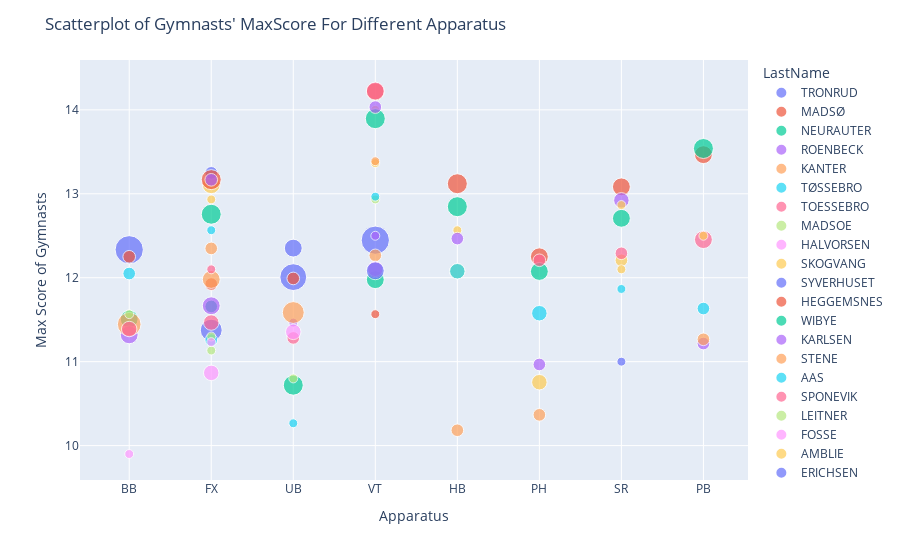

The notebook cell saved with this chart:
### Code cell
import plotly
from plotly import express as px
import plotly.io as pio

fig = px.scatter(country_df,
            x = "Apparatus", 
            y = "PredictedScore", 
            color="LastName",
            size='CompetitionsCount', hover_data=['PredictedScore'])


fig.update_layout(
    title=f"Scatterplot of Gymnasts' MaxScore For Different Apparatus", #The colorbar and overall plot have professional titles.
    yaxis_title="Max Score of Gymnasts",
    )


fig.show()

### Figure 1 — Plotly figure (JSON) as saved in the notebook; plotly's stock layout.template omitted (floating-point values rounded to 4 significant figures)
{"data": [{"hovertemplate": "LastName=TRONRUD<br>Apparatus=%{x}<br>PredictedScore=%{y}<br>CompetitionsCount=%{marker.size}<extra></extra>", "legendgroup": "TRONRUD", "marker": {"color": "#636efa", "size": [10, 6, 9, 10], "sizemode": "area", "sizeref": 0.025, "symbol": "circle"}, "mode": "markers", "name": "TRONRUD", "orientation": "v", "showlegend": true, "type": "scatter", "x": ["BB", "FX", "UB", "VT"], "xaxis": "x", "y": [12.33, 11.38, 12.01, 12.45], "yaxis": "y"}, {"hovertemplate": "LastName=MADSØ<br>Apparatus=%{x}<br>PredictedScore=%{y}<br>CompetitionsCount=%{marker.size}<extra></extra>", "legendgroup": "MADSØ", "marker": {"color": "#EF553B", "size": [2, 2, 2], "sizemode": "area", "sizeref": 0.025, "symbol": "circle"}, "mode": "markers", "name": "MADSØ", "orientation": "v", "showlegend": true, "type": "scatter", "x": ["BB", "FX", "UB"], "xaxis": "x", "y": [12.25, 11.93, 11.99], "yaxis": "y"}, {"hovertemplate": "LastName=NEURAUTER<br>Apparatus=%{x}<br>PredictedScore=%{y}<br>CompetitionsCount=%{marker.size}<extra></extra>", "legendgroup": "NEURAUTER", "marker": {"color": "#00cc96", "size": [4, 2, 5, 4], "sizemode": "area", "sizeref": 0.025, "symbol": "circle"}, "mode": "markers", "name": "NEURAUTER", "orientation": "v", "showlegend": true, "type": "scatter", "x": ["BB", "FX", "UB", "VT"], "xaxis": "x", "y": [11.51, 11.66, 10.72, 11.98], "yaxis": "y"}, {"hovertemplate": "LastName=ROENBECK<br>Apparatus=%{x}<br>PredictedScore=%{y}<br>CompetitionsCount=%{marker.size}<extra></extra>", "legendgroup": "ROENBECK", "marker": {"color": "#ab63fa", "size": [4, 4, 1, 1], "sizemode": "area", "sizeref": 0.025, "symbol": "circle"}, "mode": "markers", "name": "ROENBECK", "orientation": "v", "showlegend": true, "type": "scatter", "x": ["BB", "FX", "UB", "VT"], "xaxis": "x", "y": [11.32, 11.67, 11.47, 12.5], "yaxis": "y"}, {"hovertemplate": "LastName=KANTER<br>Apparatus=%{x}<br>PredictedScore=%{y}<br>CompetitionsCount=%{marker.size}<extra></extra>", "legendgroup": "KANTER", "marker": {"color": "#FFA15A", "size": [7, 4, 6, 2], "sizemode": "area", "sizeref": 0.025, "symbol": "circle"}, "mode": "markers", "name": "KANTER", "orientation": "v", "showlegend": true, "type": "scatter", "x": ["BB", "FX", "UB", "VT"], "xaxis": "x", "y": [11.45, 11.98, 11.59, 12.27], "yaxis": "y"}, {"hovertemplate": "LastName=TØSSEBRO<br>Apparatus=%{x}<br>PredictedScore=%{y}<br>CompetitionsCount=%{marker.size}<extra></extra>", "legendgroup": "TØSSEBRO", "marker": {"color": "#19d3f3", "size": [2, 2, 1], "sizemode": "area", "sizeref": 0.025, "symbol": "circle"}, "mode": "markers", "name": "TØSSEBRO", "orientation": "v", "showlegend": true, "type": "scatter", "x": ["BB", "FX", "UB"], "xaxis": "x", "y": [12.05, 11.26, 10.27], "yaxis": "y"}, {"hovertemplate": "LastName=TOESSEBRO<br>Apparatus=%{x}<br>PredictedScore=%{y}<br>CompetitionsCount=%{marker.size}<extra></extra>", "legendgroup": "TOESSEBRO", "marker": {"color": "#FF6692", "size": [3, 3, 2, 3], "sizemode": "area", "sizeref": 0.025, "symbol": "circle"}, "mode": "markers", "name": "TOESSEBRO", "orientation": "v", "showlegend": true, "type": "scatter", "x": ["BB", "FX", "UB", "VT"], "xaxis": "x", "y": [11.39, 11.47, 11.28, 12.09], "yaxis": "y"}, {"hovertemplate": "LastName=MADSOE<br>Apparatus=%{x}<br>PredictedScore=%{y}<br>CompetitionsCount=%{marker.size}<extra></extra>", "legendgroup": "MADSOE", "marker": {"color": "#B6E880", "size": [1, 1, 1, 1], "sizemode": "area", "sizeref": 0.025, "symbol": "circle"}, "mode": "markers", "name": "MADSOE", "orientation": "v", "showlegend": true, "type": "scatter", "x": ["BB", "FX", "UB", "VT"], "xaxis": "x", "y": [11.57, 11.13, 10.8, 12.93], "yaxis": "y"}, {"hovertemplate": "LastName=HALVORSEN<br>Apparatus=%{x}<br>PredictedScore=%{y}<br>CompetitionsCount=%{marker.size}<extra></extra>", "legendgroup": "HALVORSEN", "marker": {"color": "#FF97FF", "size": [1, 3, 3, 3], "sizemode": "area", "sizeref": 0.025, "symbol": "circle"}, "mode": "markers", "name": "HALVORSEN", "orientation": "v", "showlegend": true, "type": "scatter", "x": ["BB", "FX", "UB", "VT"], "xaxis": "x", "y": [9.9, 10.87, 11.36, 12.11], "yaxis": "y"}, {"hovertemplate": "LastName=SKOGVANG<br>Apparatus=%{x}<br>PredictedScore=%{y}<br>CompetitionsCount=%{marker.size}<extra></extra>", "legendgroup": "SKOGVANG", "marker": {"color": "#FECB52", "size": [4, 1, 3, 1, 3, 2, 1, 1, 1], "sizemode": "area", "sizeref": 0.025, "symbol": "circle"}, "mode": "markers", "name": "SKOGVANG", "orientation": "v", "showlegend": true, "type": "scatter", "x": ["FX", "FX", "HB", "HB", "PH", "SR", "SR", "VT", "VT"], "xaxis": "x", "y": [13.11, 12.93, 12.08, 12.57, 10.76, 12.21, 12.1, 14, 13.37], "yaxis": "y"}, {"hovertemplate": "LastName=SYVERHUSET<br>Apparatus=%{x}<br>PredictedScore=%{y}<br>CompetitionsCount=%{marker.size}<extra></extra>", "legendgroup": "SYVERHUSET", "marker": {"color": "#636efa", "size": [2, 1], "sizemode": "area", "sizeref": 0.025, "symbol": "circle"}, "mode": "markers", "name": "SYVERHUSET", "orientation": "v", "showlegend": true, "type": "scatter", "x": ["FX", "SR"], "xaxis": "x", "y": [13.25, 11], "yaxis": "y"}, {"hovertemplate": "LastName=HEGGEMSNES<br>Apparatus=%{x}<br>PredictedScore=%{y}<br>CompetitionsCount=%{marker.size}<extra></extra>", "legendgroup": "HEGGEMSNES", "marker": {"color": "#EF553B", "size": [5, 5, 4, 4, 4, 4], "sizemode": "area", "sizeref": 0.025, "symbol": "circle"}, "mode": "markers", "name": "HEGGEMSNES", "orientation": "v", "showlegend": true, "type": "scatter", "x": ["FX", "HB", "PB", "PH", "SR", "VT"], "xaxis": "x", "y": [13.17, 13.12, 13.47, 12.25, 13.08, 14.22], "yaxis": "y"}, {"hovertemplate": "LastName=WIBYE<br>Apparatus=%{x}<br>PredictedScore=%{y}<br>CompetitionsCount=%{marker.size}<extra></extra>", "legendgroup": "WIBYE", "marker": {"color": "#00cc96", "size": [5, 5, 5, 4, 4, 5], "sizemode": "area", "sizeref": 0.025, "symbol": "circle"}, "mode": "markers", "name": "WIBYE", "orientation": "v", "showlegend": true, "type": "scatter", "x": ["FX", "HB", "PB", "PH", "SR", "VT"], "xaxis": "x", "y": [12.76, 12.85, 13.54, 12.07, 12.71, 13.9], "yaxis": "y"}, {"hovertemplate": "LastName=KARLSEN<br>Apparatus=%{x}<br>PredictedScore=%{y}<br>CompetitionsCount=%{marker.size}<extra></extra>", "legendgroup": "KARLSEN", "marker": {"color": "#ab63fa", "size": [2, 2, 2, 2, 3, 2], "sizemode": "area", "sizeref": 0.025, "symbol": "circle"}, "mode": "markers", "name": "KARLSEN", "orientation": "v", "showlegend": true, "type": "scatter", "x": ["FX", "HB", "PB", "PH", "SR", "VT"], "xaxis": "x", "y": [13.17, 12.47, 11.22, 10.97, 12.92, 14.03], "yaxis": "y"}, {"hovertemplate": "LastName=STENE<br>Apparatus=%{x}<br>PredictedScore=%{y}<br>CompetitionsCount=%{marker.size}<extra></extra>", "legendgroup": "STENE", "marker": {"color": "#FFA15A", "size": [2, 2, 2, 2, 1], "sizemode": "area", "sizeref": 0.025, "symbol": "circle"}, "mode": "markers", "name": "STENE", "orientation": "v", "showlegend": true, "type": "scatter", "x": ["FX", "HB", "PB", "PH", "VT"], "xaxis": "x", "y": [12.35, 10.18, 11.27, 10.37, 13.39], "yaxis": "y"}, {"hovertemplate": "LastName=AAS<br>Apparatus=%{x}<br>PredictedScore=%{y}<br>CompetitionsCount=%{marker.size}<extra></extra>", "legendgroup": "AAS", "marker": {"color": "#19d3f3", "size": [1, 3, 2, 3, 1, 1], "sizemode": "area", "sizeref": 0.025, "symbol": "circle"}, "mode": "markers", "name": "AAS", "orientation": "v", "showlegend": true, "type": "scatter", "x": ["FX", "HB", "PB", "PH", "SR", "VT"], "xaxis": "x", "y": [12.57, 12.08, 11.63, 11.58, 11.87, 12.97], "yaxis": "y"}, {"hovertemplate": "LastName=SPONEVIK<br>Apparatus=%{x}<br>PredictedScore=%{y}<br>CompetitionsCount=%{marker.size}<extra></extra>", "legendgroup": "SPONEVIK", "marker": {"color": "#FF6692", "size": [1, 4, 2, 2, 4], "sizemode": "area", "sizeref": 0.025, "symbol": "circle"}, "mode": "markers", "name": "SPONEVIK", "orientation": "v", "showlegend": true, "type": "scatter", "x": ["FX", "PB", "PH", "SR", "VT"], "xaxis": "x", "y": [12.1, 12.45, 12.21, 12.29, 14.22], "yaxis": "y"}, {"hovertemplate": "LastName=LEITNER<br>Apparatus=%{x}<br>PredictedScore=%{y}<br>CompetitionsCount=%{marker.size}<extra></extra>", "legendgroup": "LEITNER", "marker": {"color": "#B6E880", "size": [1], "sizemode": "area", "sizeref": 0.025, "symbol": "circle"}, "mode": "markers", "name": "LEITNER", "orientation": "v", "showlegend": true, "type": "scatter", "x": ["FX"], "xaxis": "x", "y": [11.3], "yaxis": "y"}, {"hovertemplate": "LastName=FOSSE<br>Apparatus=%{x}<br>PredictedScore=%{y}<br>CompetitionsCount=%{marker.size}<extra></extra>", "legendgroup": "FOSSE", "marker": {"color": "#FF97FF", "size": [1], "sizemode": "area", "sizeref": 0.025, "symbol": "circle"}, "mode": "markers", "name": "FOSSE", "orientation": "v", "showlegend": true, "type": "scatter", "x": ["FX"], "xaxis": "x", "y": [11.23], "yaxis": "y"}, {"hovertemplate": "LastName=AMBLIE<br>Apparatus=%{x}<br>PredictedScore=%{y}<br>CompetitionsCount=%{marker.size}<extra></extra>", "legendgroup": "AMBLIE", "marker": {"color": "#FECB52", "size": [1, 1], "sizemode": "area", "sizeref": 0.025, "symbol": "circle"}, "mode": "markers", "name": "AMBLIE", "orientation": "v", "showlegend": true, "type": "scatter", "x": ["PB", "SR"], "xaxis": "x", "y": [12.5, 12.87], "yaxis": "y"}, {"hovertemplate": "LastName=ERICHSEN<br>Apparatus=%{x}<br>PredictedScore=%{y}<br>CompetitionsCount=%{marker.size}<extra></extra>", "legendgroup": "ERICHSEN", "marker": {"color": "#636efa", "size": [4, 4], "sizemode": "area", "sizeref": 0.025, "symbol": "circle"}, "mode": "markers", "name": "ERICHSEN", "orientation": "v", "showlegend": true, "type": "scatter", "x": ["UB", "VT"], "xaxis": "x", "y": [12.35, 12.08], "yaxis": "y"}, {"hovertemplate": "LastName=DALENE<br>Apparatus=%{x}<br>PredictedScore=%{y}<br>CompetitionsCount=%{marker.size}<extra></extra>", "legendgroup": "DALENE", "marker": {"color": "#EF553B", "size": [1], "sizemode": "area", "sizeref": 0.025, "symbol": "circle"}, "mode": "markers", "name": "DALENE", "orientation": "v", "showlegend": true, "type": "scatter", "x": ["VT"], "xaxis": "x", "y": [11.57], "yaxis": "y"}], "layout": {"legend": {"itemsizing": "constant", "title": {"text": "LastName"}, "tracegroupgap": 0}, "margin": {"t": 60}, "title": {"text": "Scatterplot of Gymnasts' MaxScore For Different Apparatus"}, "xaxis": {"anchor": "y", "domain": [0, 1], "title": {"text": "Apparatus"}}, "yaxis": {"anchor": "x", "domain": [0, 1], "title": {"text": "Max Score of Gymnasts"}}}}
